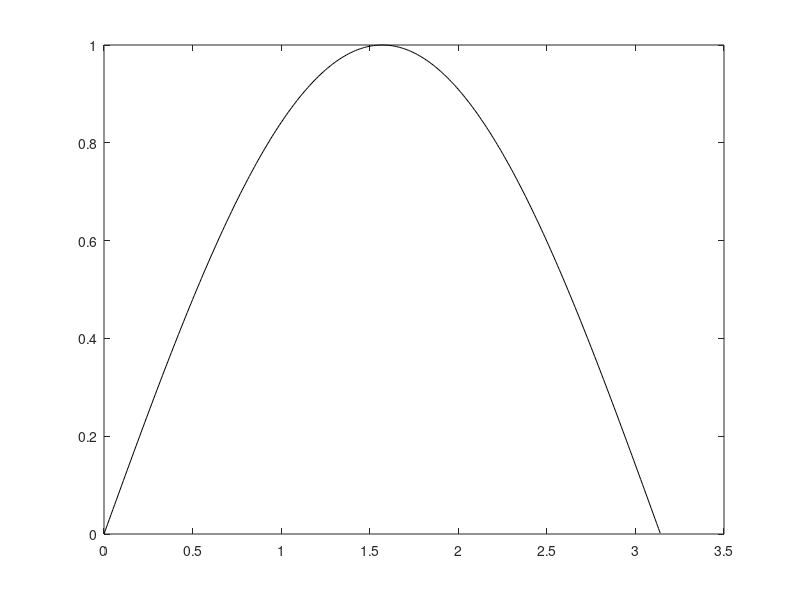

This figure's MATLAB source: (Note: this script raises an error after producing the figure.)
% Reprezentam grafic sin(x) pe [0,pi] cu negru
x_graph=0:0.01:pi;
y_garph=sin(x_graph);
plot(x_graph,y_garph,'k')
hold on

% Reprezentem SplineComplete cu rosu
X = [0 pi/10 pi/2 pi]; Y = [0 sin(pi/10) sin(pi/2) 0]; Yd = [1, -1]; 
x = X(1):0.01:X(end);

[c,y] = SplineComplete(X,Y,x,Yd(1),Yd(2));
%plot(x,y,'r');

% Reprezentem SplineNatural cu albastru
[c,y] = SplineNatural(X,Y,x);
plot(x,y);

% Reprezentem SplineDeBor cu verge
[c,y] = SplineNatural(X,Y,x);
%plot(x,y,'g');


